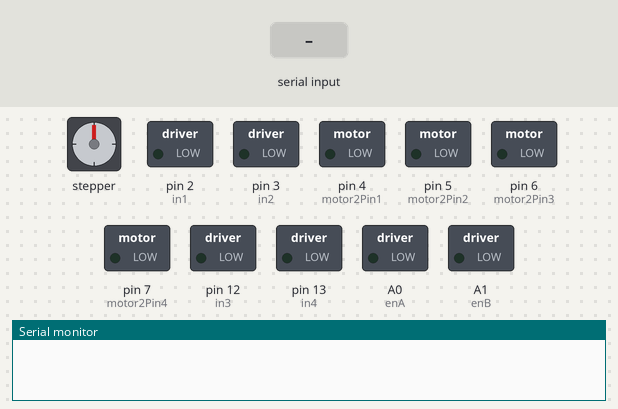
Bench run of a sketch on a simulated Arduino Uno, built with avr-gcc and run on an emulated ATmega328P. Shown: stepper motor, switched loads named in the sketch (green lamp = pin HIGH), the last lines printed to the serial monitor. Wiring (inferred from the names in the program): stepper motor (2048 steps per turn assumed): coils pin 8, pin 9, pin 10, pin 11. The test bench sets the inputs (shaded band). Pins used as bus, display or sensor lines are not drawn.

Above: at 1.2 s.
1.3 s: "8" received over Serial
At 1.47 s:
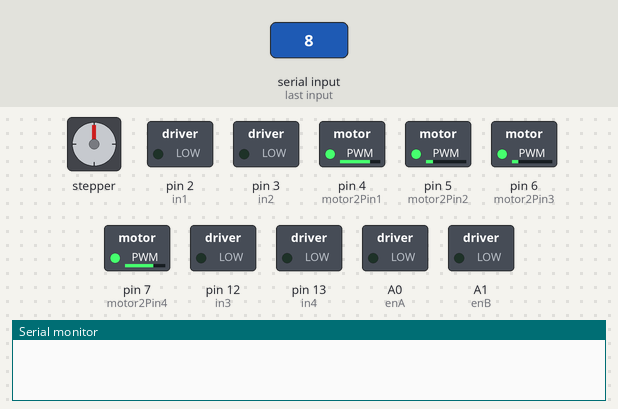
4.3 s: "1" received over Serial
At 5.5 s:
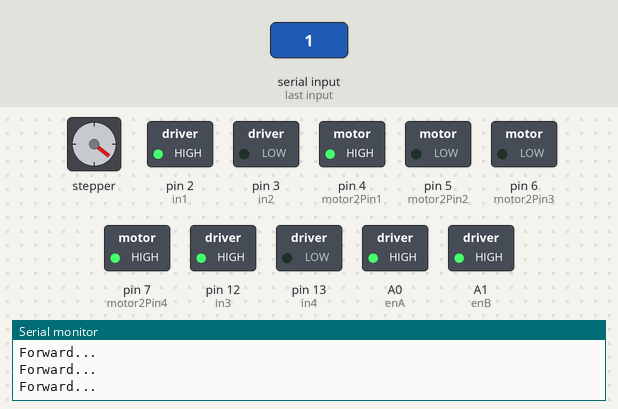
5.8 s: "0" received over Serial
At 6.3 s:
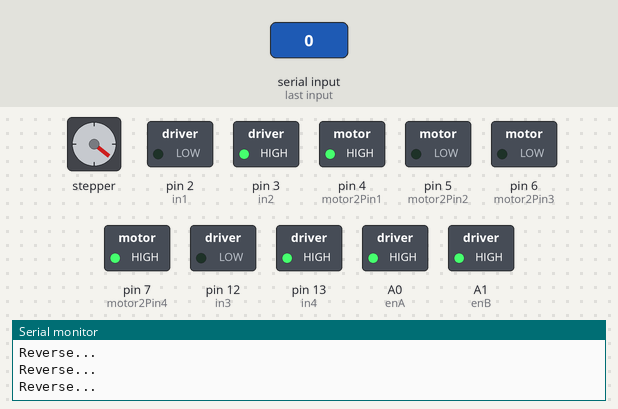
7.3 s: "2" received over Serial
At 8.5 s:
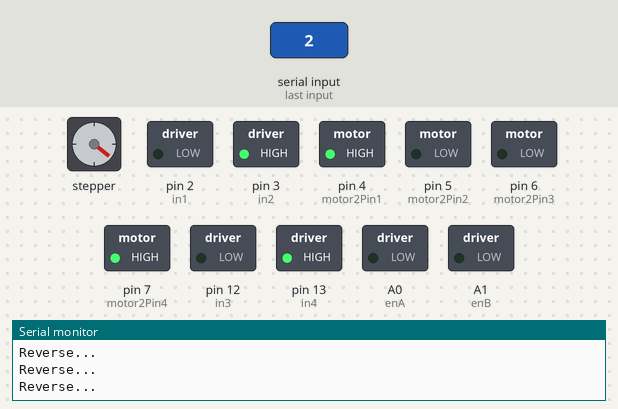
8.8 s: "6" received over Serial
At 9.32 s:
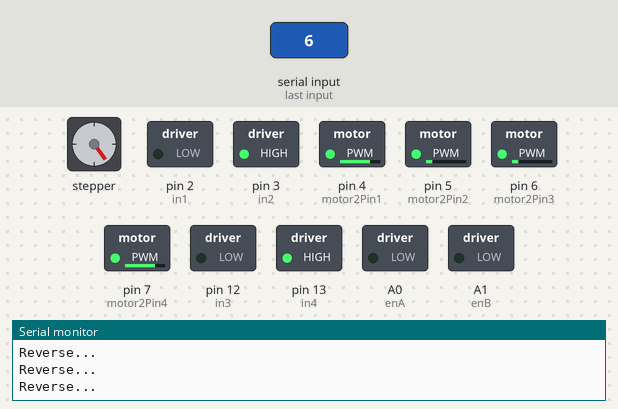
11.8 s: "5" received over Serial
Timing chart, 0 to 15.8 s (numbered marks = the images above; inputs shaded):
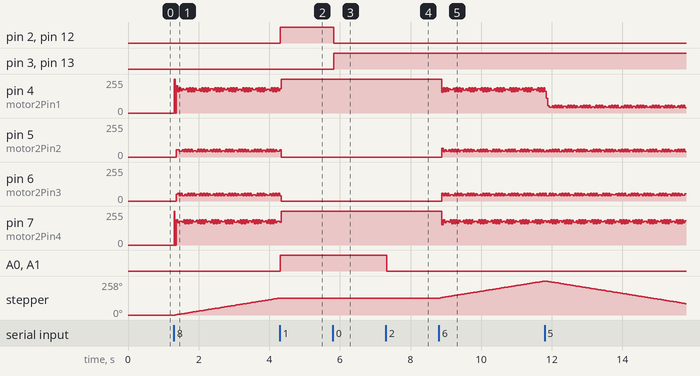

Measured:
- after the input at 1.3 s, stepper: keeps turning clockwise at about 44°/s, starting at once
- after the input at 4.3 s, pin 2 (in1), pin 12 (in3), A0 (enA), A1 (enB): LOW → HIGH at once; stepper: stays 129° (without the input it goes to 130° after 0.02 s)
- after the input at 5.8 s, pin 2 (in1), pin 12 (in3): HIGH → LOW at once; pin 3 (in2), pin 13 (in4): LOW → HIGH at once
- after the input at 7.3 s, A0 (enA), A1 (enB): HIGH → LOW at once
- after the input at 8.8 s, stepper: keeps turning clockwise at about 44°/s, starting at once

The sketch:

Steppler.ino
```cpp
int motorPin1 = 8;    // Blue   - 28BYJ48 pin 1
int motorPin2 = 9;    // Pink   - 28BYJ48 pin 2
int motorPin3 = 10;    // Yellow - 28BYJ48 pin 3
int motorPin4 = 11;    // Orange - 28BYJ48 pin 4
// Red    - 28BYJ48 pin 5 (VCC)
int motor2Pin1 = 4;    // Blue   - 28BYJ48 pin 1
int motor2Pin2 = 5;    // Pink   - 28BYJ48 pin 2
int motor2Pin3 = 6;    // Yellow - 28BYJ48 pin 3
int motor2Pin4 = 7;    // Orange - 28BYJ48 pin 4
// Red    - 28BYJ48 pin 5 (VCC)
//M1
int enA = A0;
int in1 = 2;
int in2 = 3;
//M2
int enB = A1;
int in3 = 12;
int in4 = 13;

int choice;

int motorSpeed = 1000;  //variable to set stepper speed /////////////////////////////////////////////////////////////CHANGE SPEED /////////////
int count = 0;          // count of steps made
int countsperrev = 250; // number of steps per full revolution ////////////////////////////////////////////////////////CHANGE THE ANGLE ////////
int lookup[8] = {B01000, B01100, B00100, B00110, B00010, B00011, B00001, B01001};

//////////////////////////////////////////////////////////////////////////////
void setup() {
  //declare the motor pins as outputs
  pinMode(motorPin1, OUTPUT);
  pinMode(motorPin2, OUTPUT);
  pinMode(motorPin3, OUTPUT);
  pinMode(motorPin4, OUTPUT);

  pinMode(motor2Pin1, OUTPUT);
  pinMode(motor2Pin2, OUTPUT);
  pinMode(motor2Pin3, OUTPUT);
  pinMode(motor2Pin4, OUTPUT);


  pinMode(enA, OUTPUT);
  pinMode(enB, OUTPUT);
  pinMode(in1, OUTPUT);
  pinMode(in2, OUTPUT);
  pinMode(in3, OUTPUT);
  pinMode(in4, OUTPUT);


  Serial.begin(9600);
}

//////////////////////////////////////////////////////////////////////////////
void loop() {

  if (Serial.available()) {
    choice = Serial.read();
  }

  if (choice == '1') {
    Serial.println("Forward...");
    mpower(1, 1, 255 );
    mpower(2, 1, 255 );
    //  delay(2000);
  }
  if (choice == '0') {

    Serial.println("Reverse...");
    mpower(1, -1, 255 );
    mpower(2, -1, 255);
    // delay(2000);

  }

  if (choice == '2') {

    Serial.println("Reverse...");
    mpower(1, -1, 0 );
    mpower(2, -1, 0);
    // delay(2000);

  }

  if (choice == '8') {

    if (count < countsperrev ) {
      clockwise();
      anticlockwise2();
    }
    else if (count == countsperrev * 2) {
      count = 0;
    }
    else {
      anticlockwise();
      clockwise2();
    }
    count++;
  }

  if (choice == '6') {
    clockwise();
    anticlockwise2();

  }
  if (choice == '5') {
    anticlockwise();
    clockwise2();

  }
  if (choice == '4') {

    setOutput(0);

    setOutput2(0);

  }


}

//////////////////////////////////////////////////////////////////////////////
//set pins to ULN2003 high in sequence from 1 to 4
//delay "motorSpeed" between each pin setting (to determine speed)
void anticlockwise()
{
  for (int i = 0; i < 8; i++)
  {
    setOutput(i);
    delayMicroseconds(motorSpeed);
  }
}

void clockwise()
{
  for (int i = 7; i >= 0; i--)
  {
    setOutput(i);
    delayMicroseconds(motorSpeed);
  }
}

void anticlockwise2()
{
  for (int i = 0; i < 8; i++)
  {
    setOutput2(i);
    delayMicroseconds(motorSpeed);
  }
}

void clockwise2()
{
  for (int i = 7; i >= 0; i--)
  {
    setOutput2(i);
    delayMicroseconds(motorSpeed);
  }
}


void setOutput(int out)
{
  digitalWrite(motorPin1, bitRead(lookup[out], 0));
  digitalWrite(motorPin2, bitRead(lookup[out], 1));
  digitalWrite(motorPin3, bitRead(lookup[out], 2));
  digitalWrite(motorPin4, bitRead(lookup[out], 3));
}

void setOutput2(int out)
{
  digitalWrite(motor2Pin1, bitRead(lookup[out], 0));
  digitalWrite(motor2Pin2, bitRead(lookup[out], 1));
  digitalWrite(motor2Pin3, bitRead(lookup[out], 2));
  digitalWrite(motor2Pin4, bitRead(lookup[out], 3));
}
```

Motor.ino
```cpp
void mpower(int motor, int rotation, int spd) {
  int pwm;
  int pA;
  int pB;
  if (motor == 1) {
    pwm = enA;
    pA = in1;
    pB = in2;
  } else if (motor == 2) {
    pwm = enB;
    pA = in3;
    pB = in4;
  } else {
    return;
  }

  if (rotation == 0) {
    digitalWrite(pA, LOW);
    digitalWrite(pB, LOW);
  } else if (rotation == 1) {
    digitalWrite(pA, HIGH);
    digitalWrite(pB, LOW);
  } else if (rotation == -1) {
    digitalWrite(pA, LOW);
    digitalWrite(pB, HIGH);
  }
  analogWrite(pwm, spd);

}
```
